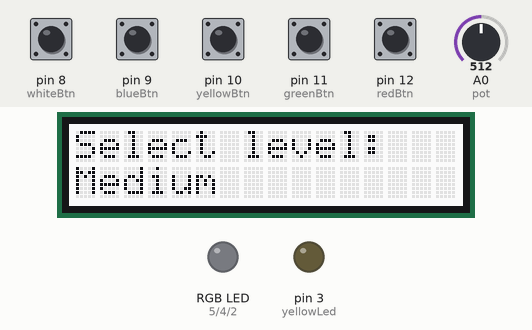
Simulated run of this sketch. Board: Arduino Uno, built with avr-gcc and run on an emulated ATmega328P. Parts: 16×2 character LCD, an RGB LED mixed from three pins (HIGH = lit), output pins drawn as LEDs (lit = HIGH). The test bench sets the inputs (shaded band); at power-on: pin 8 (whiteBtn), pin 9 (blueBtn), pin 10 (yellowBtn), pin 11 (greenBtn), pin 12 (redBtn) LOW, A0 (pot) = 512. Random numbers use the default seed unless the sketch sets one; what the sketch prints to the serial monitor is not drawn.

Above: at 1.2 s.
1.3 s: pin 8 (whiteBtn) pulled HIGH for 0.15 s
At 4.1 s:
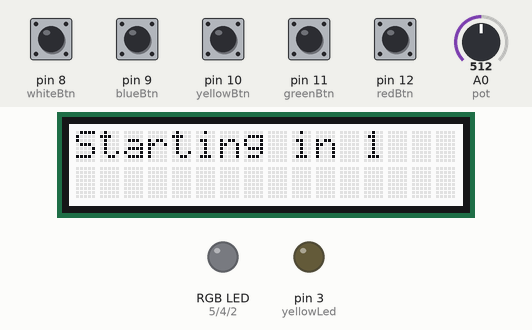
4.4 s: pin 8 (whiteBtn) driven HIGH
At 7.2 s:
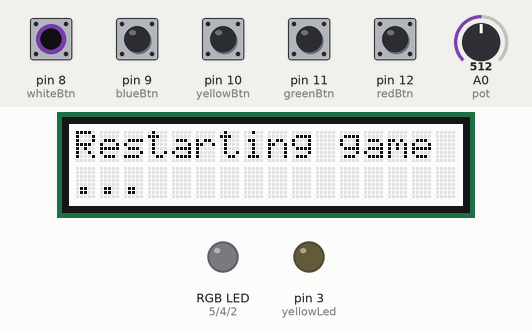
7.4 s: pin 8 (whiteBtn) driven LOW
At 8.6 s:
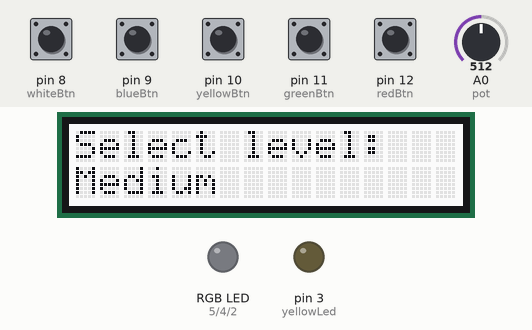
10.4 s: A0 (pot) set to 668
11.9 s: A0 (pot) set to 682
At 12.7 s:
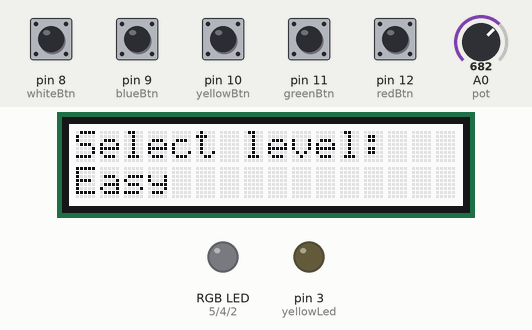
13.4 s: A0 (pot) set to 306
At 14.9 s:
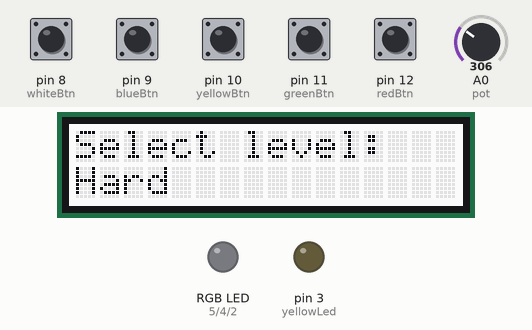
Timing chart, 0 to 15.9 s (numbered marks = the images above; inputs shaded):
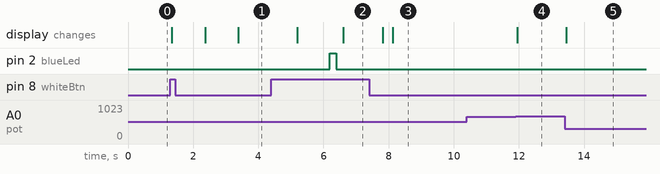

The sketch:

memory-game.ino
```cpp
#include <Wire.h>
#include "rgb_lcd.h"

rgb_lcd lcd;

// Button pins
const int redBtn = 12;     // digital pin 12
const int greenBtn = 11;   // digital pin 11
const int yellowBtn = 10;  // digital pin 10
const int blueBtn = 9;     // digital pin 9
const int whiteBtn = 8;    // digital pin 8

// LED pins
const int redLed = 5;     // digital pin 5
const int greenLed = 4;   // digital pin 4
const int yellowLed = 3;  // digital pin 3
const int blueLed = 2;    // digital pin 2

// Analog pins
const int pot = 0;        // analog pin A0
const int unusedPin = 1;  // analog pin A1

// Other constants
const int ledSequenceSize = 8;
const int allRoundsCompleted = ledSequenceSize + 1;
const int allRoundsNotCompleted = ledSequenceSize + 2;
const int undefined = -1;

// Global variables
int ledPins[ledSequenceSize];
int btnPins[] = { redBtn, greenBtn, yellowBtn, blueBtn };
int currentRound = 0;
int ledsAnswered = 0;
int gameOverVictoryCount = 0;
int gameOverCount = 0;
int delayTime;
bool gameInMenu = true;
bool restartGame = false;
bool levelAssigned = false;
bool levelSelected = false;
bool userIsPlaying = false;
bool tryAgainDisplayed = false;
String level = "";

// Game states
enum States {
  READY_FOR_NEXT_ROUND,
  WAITING_FOR_USER_INPUT,
  VICTORY,
  GAME_OVER
};

void setup() {
  Serial.begin(9600);
  lcd.begin(16, 2);

  pinMode(redBtn, INPUT);
  pinMode(greenBtn, INPUT);
  pinMode(yellowBtn, INPUT);
  pinMode(blueBtn, INPUT);

  pinMode(redLed, OUTPUT);
  pinMode(greenLed, OUTPUT);
  pinMode(yellowLed, OUTPUT);
  pinMode(blueLed, OUTPUT);
}

String getLevel() {
  int potValue = analogRead(pot);
  int potMapped = map(potValue, 1023, 0, 0, 100);

  if (potMapped >= 0 && potMapped <= 33) {
    level = "Easy";
    delayTime = 300;
  } else if (potMapped > 33 && potMapped <= 66) {
    level = "Medium";
    delayTime = 200;
  } else {
    level = "Hard";
    delayTime = 150;
  }

  return level;
}

void assignLevel() {
  bool whiteBtnIsPressed = digitalRead(whiteBtn) == HIGH;

  if (whiteBtnIsPressed && !levelAssigned) {
    for (int i = 3; i > 0; i--) {
      lcd.clear();
      lcd.setCursor(0, 0);
      lcd.print("Starting in ");
      lcd.print(i);
      delay(1000);
    }
    levelAssigned = true;
  }
}

int randomLedPicker() {
  /*
    Random from 2 to 5 (if no +1, the range would go between 2 and 4)
    I'm using the LED constants instead of numbers to make sure that
    the randomisation happens for the LEDs themselves in case I change their pins.
  */
  return random(blueLed, redLed + 1);
}

void startGame() {
  /*
    This truly generates a random number given the potentiometer value
    However, if you disconnect the potentiometer, the number will continue to be random because
    Arduino will try to interpret the voltage of the air, which has a variable electrical charge
    and which depends on several factors, like pressure, humidity, etc, to generate a random value.
    If random() was to be called without the existence of randomSeed(), the random number
    would actually always be the same.
    In other words, randomSeed() feeds into random() with a random number
  */
  int randomValue = analogRead(pot);
  randomSeed(randomValue);

  Serial.println();
  Serial.println();
  Serial.println("Game started");
  Serial.print("LED sequence: ");
  for (int i = 0; i < ledSequenceSize; i++) {
    ledPins[i] = randomLedPicker();
    Serial.print(ledPins[i]);
    Serial.print(" ");
  }
}

int blink(int ledPin) {
  digitalWrite(ledPin, HIGH);
  delay(delayTime);
  digitalWrite(ledPin, LOW);
  delay(delayTime);
  return ledPin;
}

int verifyUserInput() {
  bool redBtnIsPressed = digitalRead(redBtn) == HIGH;
  bool greenBtnIsPressed = digitalRead(greenBtn) == HIGH;
  bool yellowBtnIsPressed = digitalRead(yellowBtn) == HIGH;
  bool blueBtnIsPressed = digitalRead(blueBtn) == HIGH;

  if (redBtnIsPressed) {
    int result = blink(redLed);
    while (digitalRead(redBtn) == HIGH) {}
    return result;  // return the number associated with redLed when it blinks (11)
  }

  if (greenBtnIsPressed) {
    int result = blink(greenLed);
    while (digitalRead(greenBtn) == HIGH) {}
    return result;  // return the number associated with greenLed when it blinks (10)
  }

  if (yellowBtnIsPressed) {
    int result = blink(yellowLed);
    while (digitalRead(yellowBtn) == HIGH) {}
    return result;  // return the number associated with yellowLed when it blinks (9)
  }

  if (blueBtnIsPressed) {
    int result = blink(blueLed);
    while (digitalRead(blueBtn) == HIGH) {}
    return result;  // return the number associated with blueLed when it blinks (8)
  }

  return undefined;  // return a number outside the available pin range (-1)
}

void processUserInput() {
  int ledSelected = verifyUserInput();

  if (ledSelected == undefined) {
    return;
  }

  /*
    currentRound = 1
    Assume that the ledPins sequence is { 2, 4, 5, 2 }, or { blue, green, red, blue }
    and that ledsAnswered is 0 in the first round.
    If the user presses the blue button then the condition will be true since the
    answer (pin 2) is equal to the ledPins[0] (blue).

    currentRound = 2
    In round 2, the sequence will be { 2, 4 }, or { blue, green }.
    ledsAnswered is reset to 0.
    ledsAnswered[0] = 2, ledsAnswered++
    ledsAnswered[1] = 4, ledsAnswered++
  */
  if (ledSelected == ledPins[ledsAnswered]) {
    ledsAnswered++;

    Serial.println();
    Serial.print("Round: ");
    Serial.print(currentRound);
    Serial.print(", LED Selected: ");
    Serial.print(ledSelected);
    Serial.print(", LED Pin: ");
    Serial.print(ledPins[ledsAnswered]);
    Serial.print(", LEDs ANSWERED: ");
    Serial.print(ledsAnswered);
  } else {
    currentRound = allRoundsNotCompleted;

    Serial.println();
    Serial.print("Wrong! ");

    Serial.print("LED Selected: ");
    Serial.print(ledSelected);
    Serial.print(" ");
    Serial.print("LED Pin: ");
    Serial.print(ledPins[ledsAnswered]);

    Serial.print(" ");
    Serial.print("Current round: ");
    Serial.print(currentRound);
  }
}

void blinkLedsForCurrentRound() {
  /*
    Changed from ledSequenceSize to check if the blink sequence would adapt accordingly.
    For example, if in round 1, blink once; if in round 2, blink twice, and so on.
  */
  for (int i = 0; i < currentRound; i++) {
    blink(ledPins[i]);
  }
}

int currentGameState() {
  if (currentRound <= ledSequenceSize) {
    if (ledsAnswered == currentRound) {
      return READY_FOR_NEXT_ROUND;
    } else {
      return WAITING_FOR_USER_INPUT;
    }
  } else if (currentRound == allRoundsCompleted) {
    Serial.println();
    Serial.print("USER WON: ");
    Serial.print(currentRound);
    return VICTORY;
  } else {
    return GAME_OVER;
  }
}

void prepareNextRound() {
  delay(800);
  /*
    ledsAnswered needs to be reset in every round to count how many
    leds the user answered in a given round.
    For example, if only 3 correct out of 4 were answered then it's game over.
  */
  ledsAnswered = 0;
  currentRound++;

  if (currentRound <= ledSequenceSize) {
    lcd.clear();

    lcd.setCursor(0, 0);
    lcd.print("Round ");
    lcd.print(currentRound);

    delay(1000);

    blinkLedsForCurrentRound();
    Serial.println();
    Serial.print("CURRENT ROUND: ");
    Serial.print(currentRound);
  }
}

void victoryBlinkSequence() {
  /*
    If "Try again?" has already been displayed, do nothing.
    This solves a strange flickering problem in the LCD.
  */
  if (tryAgainDisplayed) return;  // if "Try again?" has already been displayed, do nothing

  lcd.clear();
  lcd.setCursor(0, 0);
  lcd.print("You won!");

  while (gameOverVictoryCount < 3) {
    digitalWrite(redLed, HIGH);
    delay(100);
    digitalWrite(greenLed, HIGH);
    delay(100);
    digitalWrite(yellowLed, HIGH);
    delay(100);
    digitalWrite(blueLed, HIGH);
    delay(100);
    digitalWrite(redLed, LOW);
    delay(100);
    digitalWrite(greenLed, LOW);
    delay(100);
    digitalWrite(yellowLed, LOW);
    delay(100);
    digitalWrite(blueLed, LOW);
    gameOverVictoryCount++;
  }

  lcd.setCursor(0, 1);
  lcd.print("Try again?");

  tryAgainDisplayed = true;  // stating that "Try again?" has been displayed
  levelAssigned = false;
}

void gameOverBlinkSequence() {
  if (tryAgainDisplayed) return;

  lcd.clear();
  lcd.setCursor(0, 0);
  lcd.print("Game over");

  while (gameOverCount < 5) {
    digitalWrite(redLed, HIGH);
    digitalWrite(greenLed, HIGH);
    digitalWrite(yellowLed, HIGH);
    digitalWrite(blueLed, HIGH);
    delay(500);
    digitalWrite(redLed, LOW);
    digitalWrite(greenLed, LOW);
    digitalWrite(yellowLed, LOW);
    digitalWrite(blueLed, LOW);
    delay(500);
    gameOverCount++;
  }

  lcd.setCursor(0, 1);
  lcd.print("Try again?");

  tryAgainDisplayed = true;
  levelAssigned = false;
}

void restart() {
  currentRound = 0;
  ledsAnswered = 0;
  gameOverVictoryCount = 0;
  gameOverCount = 0;
  gameInMenu = true;
  restartGame = false;
  levelAssigned = false;
  levelSelected = false;
  userIsPlaying = false;
  tryAgainDisplayed = false;
  level = "";

  lcd.clear();
  lcd.setCursor(0, 0);
  lcd.print("Restarting game");
  lcd.setCursor(0, 1);
  lcd.print("...");

  delay(1200);
  lcd.clear();
}

void switchBetweenGameStates() {
  if (restartGame) restart();

  int state = currentGameState();
  switch (state) {
    case READY_FOR_NEXT_ROUND:
      if (levelAssigned) {
        prepareNextRound();
      }
      break;
    case WAITING_FOR_USER_INPUT:
      processUserInput();
      userIsPlaying = true;
      break;
    case VICTORY:
      victoryBlinkSequence();
      userIsPlaying = true;
      break;
    case GAME_OVER:
      gameOverBlinkSequence();
      userIsPlaying = true;
      break;
  }
}

void displayLevelOptions(String level) {
  lcd.setCursor(0, 0);
  lcd.print("Select level:  ");
  lcd.setCursor(0, 1);
  lcd.print("      ");
  lcd.setCursor(0, 1);
  lcd.print(level);
}

void loop() {
  bool whiteBtnIsPressed = digitalRead(whiteBtn) == HIGH;

  if (whiteBtnIsPressed && userIsPlaying) {
    restartGame = true;
  }

  level = getLevel();

  if (gameInMenu) {
    displayLevelOptions(level);

    if (whiteBtnIsPressed) {
      assignLevel();

      if (levelAssigned) {
        startGame();
        levelSelected = true;
        gameInMenu = false;
      }
    }
  }

  switchBetweenGameStates();
}
```

Measured:
- the behaviour switches between 675 and 676 on A0 (pot) (found by bisection; images 3 and 4)
- after the input at 1.3 s, the display: first changes after 0.05 s (image 1 shows a later state)
- after the input at 10.4 s, every drawn part: stays the same
- after the input at 11.9 s, the display: changes after 0.05 s (image 4)
- after the input at 13.4 s, the display: changes after 0.05 s (image 5)
